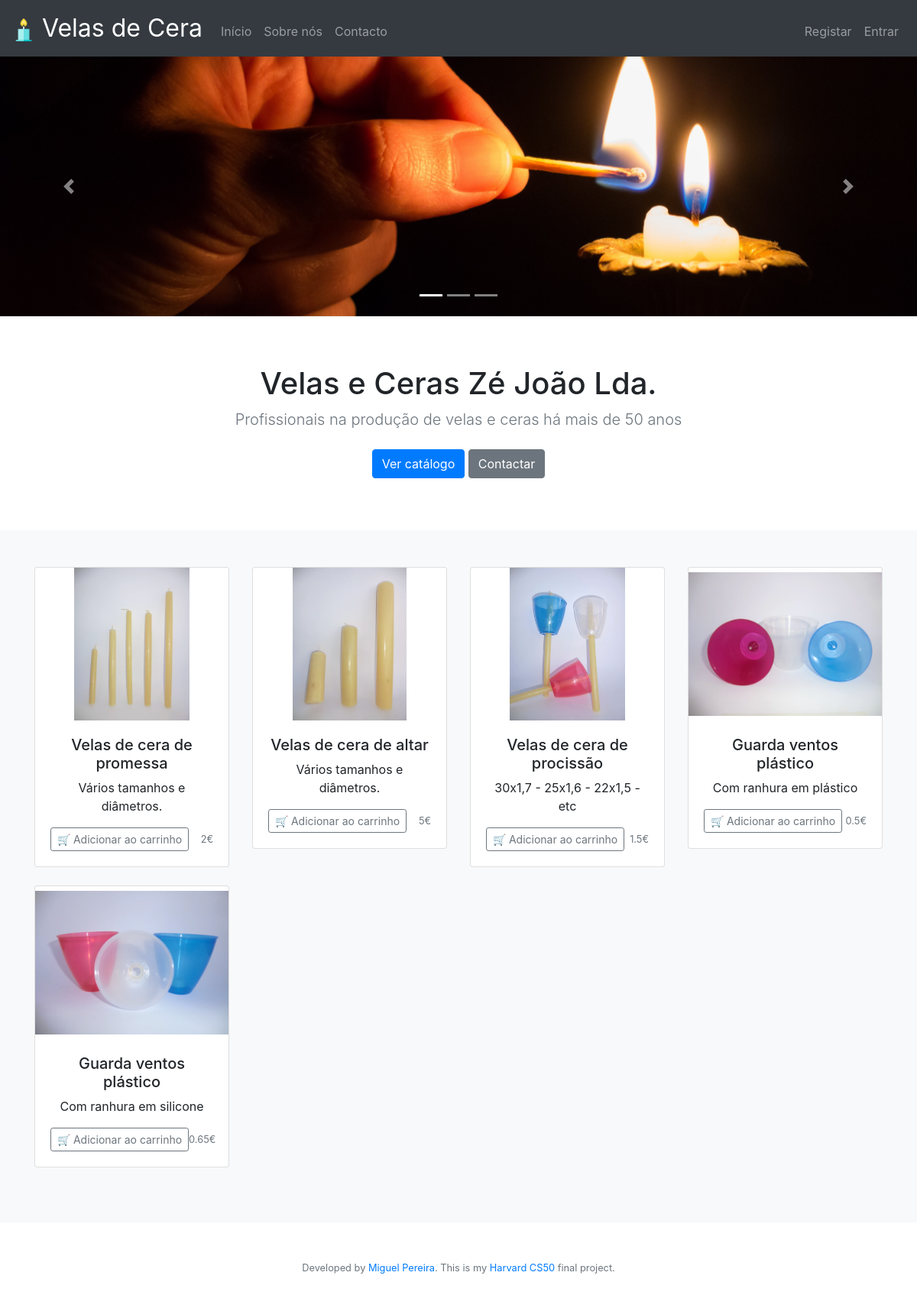
The page / on the database its author committed.
### tables this page shows
CREATE TABLE produtos (
id integer not null primary key autoincrement,
image text,
name text not null,
desc text, price numeric);

### app.py (the view, shortened to what this page needs)
@app.route("/", methods=["GET", "POST"])
def index():
    produtos = db.execute("select id, name, desc, price, image from produtos")
    return render_template("index.html", produtos=produtos)

### app.py (called while the page is built)
@app.after_request
def after_request(response):
    response.headers["Cache-Control"] = "no-cache, no-store, must-revalidate"
    response.headers["Expires"] = 0
    response.headers["Pragma"] = "no-cache"
    return response

### templates/index.html (shortened to what this page needs)
{% extends "layout.html" %}
{% block main %}
<div id="carousel" class="carousel slide" data-ride="carousel">
    <ol class="carousel-indicators">
      <li data-target="#carousel" data-slide-to="0" class="active"></li>
      <li data-target="#carousel" data-slide-to="1"></li>
      <li data-target="#carousel´" data-slide-to="2"></li>
    </ol>
    <div class="carousel-inner">
        <div class="carousel-item active">
          <img src="/static/image/person-holding-match-stick-with-fire-in-front-of-candle-with-159436.jpg" style="object-fit:cover" alt="" height="340px" width="100%">
        </div>
    </div>
    <a class="carousel-control-prev" href="#carousel" role="button" data-slide="prev">
      <span class="carousel-control-prev-icon" aria-hidden="true"></span>
    </a>
    <a class="carousel-control-next" href="#carousel" role="button" data-slide="next">
      <span class="carousel-control-next-icon" aria-hidden="true"></span>
    </a>
  </div>
  <section class="jumbotron text-center" style="background-color: transparent; margin-bottom: -20px;">
    <div class="container">
      <h1 class="jumbotron-heading">Velas e Ceras Zé João Lda.</h1>
      <p class="lead text-muted">Profissionais na produção de velas e ceras há mais de 50 anos</p>
      <p>
        <a href="#catalogo" class="btn btn-primary my-2">Ver catálogo</a>
        <a href="contacto" class="btn btn-secondary my-2">Contactar</a>
      </p>
    </div>
  </section>
  <form action="/" method="post" enctype=multipart/form-data>
<div class="album py-5 bg-light" id="catalogo">
    <div class="container">
        <div class="row">
            {% for produto in produtos %}
            <div class="col-md-3">
                <div class="card mb-4 box-shadow">
                  <img class="card-img-top" src="/static/image/uploads/{{ produto.image }}" style="object-fit:scale-down; height: 200px;">
                  <div class="card-body">
                    <h5>{{ produto.name }}</h5>
                    <p class="card-text">{{ produto.desc }}</p>
                    <div class="d-flex justify-content-between align-items-center">
                      <div class="btn-group">
                        <button class="btn btn-sm btn-outline-secondary" type="submit" name="submit_button" value="{{ produto.id}}">🛒 Adicionar ao carrinho</button>
                      </div>
                      <small class="text-muted">{{ produto.price }}€</small>
                    </div>
                  </div>
                </div>
              </div>
            {% endfor %}
        </div>
    </div>
</div>
</form>
{% endblock %}

### static/styles.css (style rules this page uses)
main img { max-width: 100%; }

### rows shown on the page
produtos: image (picture), name "Velas de cera de promessa", desc "Vários tamanhos e diâmetros.", {{ produto.id }} 12 (drawn), price "2"
produtos: image (picture), name "Velas de cera de altar", desc "Vários tamanhos e diâmetros.", {{ produto.id }} 13 (drawn), price "5"
produtos: image (picture), name "Velas de cera de procissão", desc "30x1,7 - 25x1,6 - 22x1,5 - etc", {{ produto.id }} 14 (drawn), price "1.5"
produtos: image (picture), name "Guarda ventos plástico", desc "Com ranhura em plástico", {{ produto.id }} 15 (drawn), price "0.5"
produtos: image (picture), name "Guarda ventos plástico", desc "Com ranhura em silicone", {{ produto.id }} 21 (drawn), price "0.65"
